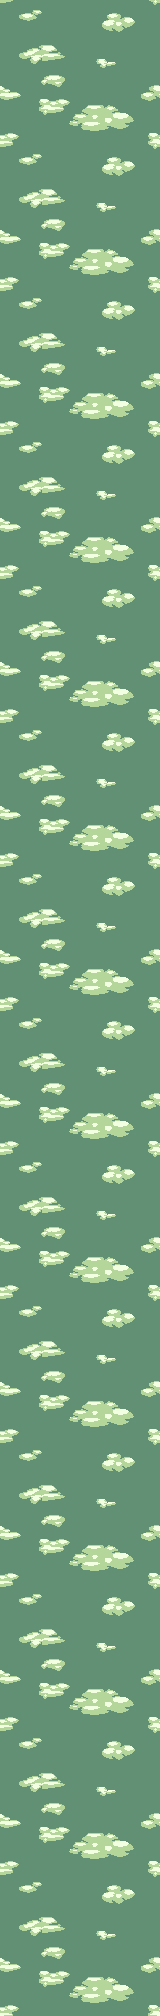

The image is a tile-based game level rendered from a .tmx file. Its description and complete source (layers, tilesets, objects, tile grids) follow:
An orthogonal 1x14 tile map with 160x144 px tiles, 1 tile layer (Tile Layer 1).

<map version="1.10" tiledversion="1.11.2" orientation="orthogonal" renderorder="right-down" width="1" height="14" tilewidth="160" tileheight="144" infinite="0" nextlayerid="2" nextobjectid="1">
 <tileset firstgid="1" source="skyBG.tsx" />
 <layer id="1" name="Tile Layer 1" width="1" height="14">
  <data encoding="csv">
1,
1,
1,
1,
1,
1,
1,
1,
1,
1,
1,
1,
1,
1
</data>
 </layer>
</map>
